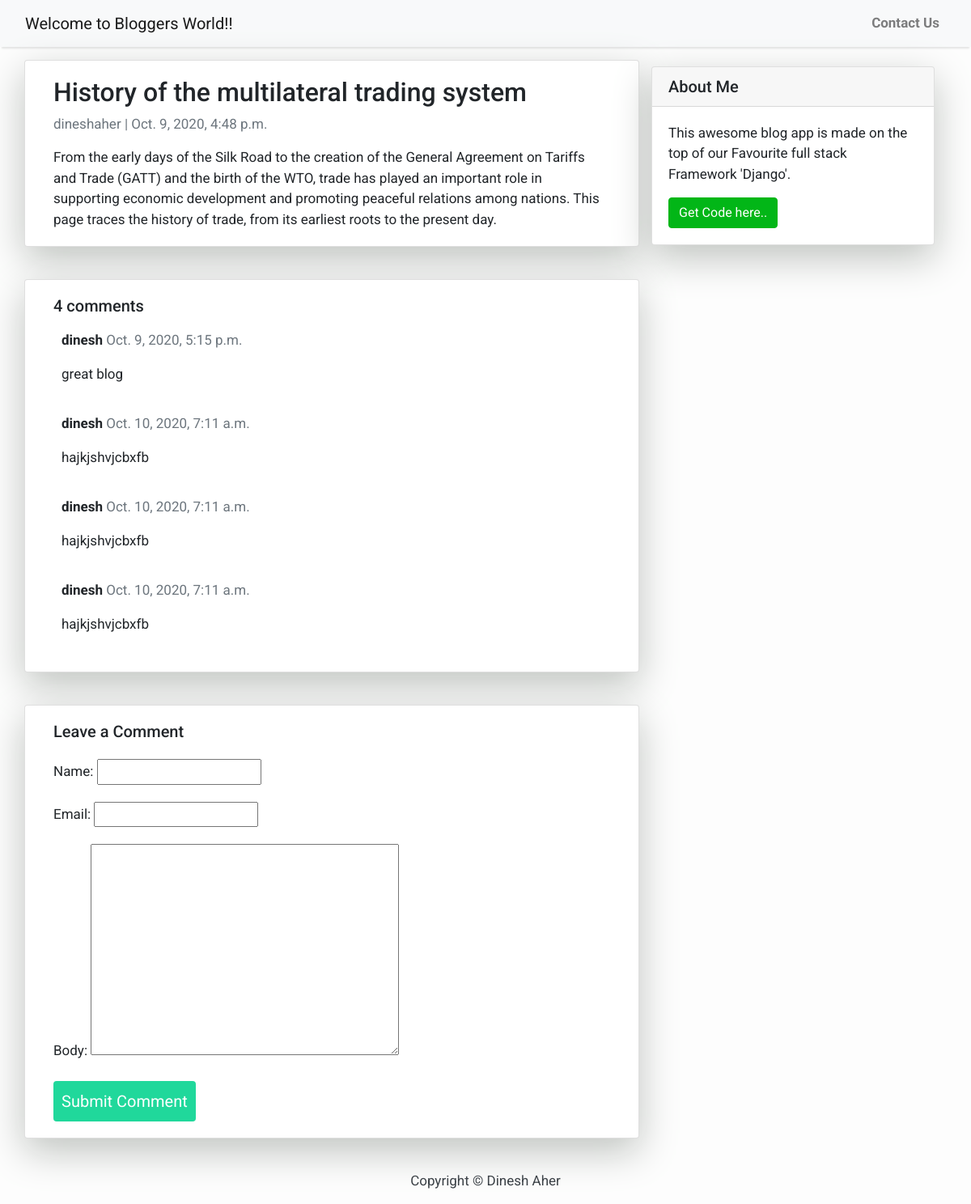
The page /History-multilateral-trading/ on the database its author committed.
### blog/models.py (models this page shows, shortened)
class Post(models.Model):
    title = models.CharField(max_length=200, unique=True)
    slug = models.SlugField(max_length=200, unique=True)
    author = models.ForeignKey(User, on_delete= models.CASCADE,related_name='blog_posts')
    updated_on = models.DateTimeField(auto_now= True)
    content = models.TextField()
    created_on = models.DateTimeField(auto_now_add=True)
    status = models.IntegerField(choices=STATUS, default=0)
    class Meta:
        ordering = ['-created_on']

class Comment(models.Model):
    post = models.ForeignKey(Post,on_delete=models.CASCADE,related_name='comments')
    name = models.CharField(max_length=80)
    email = models.EmailField()
    body = models.TextField()
    created_on = models.DateTimeField(auto_now_add=True)
    active = models.BooleanField(default=False)
    class Meta:
        ordering = ['created_on']

### blog/views.py (the view)
# urls.py: path('<slug:slug>/', views.post_detail, name='post_detail'),
def post_detail(request, slug):
    template_name = 'post_detail.html'
    post = get_object_or_404(Post, slug=slug)
    comments = post.comments.filter(active=True)
    new_comment = None
    if request.method == 'POST':
        comment_form = CommentForm(data=request.POST)
        if comment_form.is_valid():
            new_comment = comment_form.save(commit=False)
            new_comment.post = post
            new_comment.save()
    else:
        comment_form = CommentForm()
    return render(request, template_name, {'post': post,
                                           'comments': comments,
                                           'new_comment': new_comment,
                                           'comment_form': comment_form})

### blog/forms.py
class CommentForm(forms.ModelForm):
    class Meta:
        model = Comment
        fields = ('name', 'email', 'body')

### Templates/post_detail.html (shortened to what this page needs)
{% extends 'base.html' %} {% block content %}
<div class="container">
  <div class="row">
    <div class="col-md-8 card mb-4  mt-3 left  top">
      <div class="card-body">
        <h2>{% block title %} {{ post.title }} {% endblock title %}</h2>
        <p class=" text-muted">{{ post.author }} | {{ post.created_on }}</p>
        <p class="card-text ">{{ post.content | safe }}</p>
      </div>
    </div>
    {% block sidebar %} {% include 'sidebar.html' %} {% endblock sidebar %}
    <div class="col-md-8 card mb-4  mt-3 ">
      <div class="card-body">
        <h5>{{ comments.count }} comments</h5>
        {% for comment in comments %}
        <div class="comments" style="padding: 10px;">
          <p class="font-weight-bold">
            {{ comment.name }}
            <span class=" text-muted font-weight-normal">
              {{ comment.created_on }}
            </span>
          </p>
          {{ comment.body | linebreaks }}
        </div>
        {% endfor %}
      </div>
    </div>
    <div class="col-md-8 card mb-4  mt-3 ">
      <div class="card-body">
        {% if new_comment %}
        <div class="alert alert-success" role="alert">
          Your comment is awaiting moderation
        </div>
        {% else %}
        <h5>Leave a Comment</h5>
        <form method="post" style="margin-top: 1.3em;">
          {{ comment_form.as_p }}
          <button id="submit">Submit Comment</button>
        </form>
        {% endif %}
      </div>
    </div>
  </div>
</div>
{% endblock content %}

### Templates/base.html (style rules this page uses)
body { font-family: "Roboto", sans-serif; font-size: 17px; background-color: #fdfdfd; }

### Templates/sidebar.html (style rules this page uses)
.card { box-shadow: 0 16px 48px #bfc3bf; }

### Templates/post_detail.html (style rules this page uses)
#submit { background-color: #20D89B; padding: .5em; -moz-border-radius: 5px; -webkit-border-radius: 5px; border-radius: 4px; color: #fff; font-family: 'Roboto'; font-size: 20px; text-decoration: none; border: none; }

### rows shown on the page
Post: title "History of the multilateral trading system", author "dineshaher", created_on "Oct. 9, 2020, 4:48 p.m.", content "From the early days of the Silk Road to the creation of the General Agreement on Tariffs and Trade (GATT) and the birth of the WTO, trade has played an important role in supporting economic development and promoting peaceful relations among nations. This page traces the history of trade, from its earliest roots to the present day."
Comment: name "dinesh", created_on "Oct. 9, 2020, 5:15 p.m.", body "great blog"
Comment: name "dinesh", created_on "Oct. 10, 2020, 7:11 a.m.", body "hajkjshvjcbxfb"
Comment: name "dinesh", created_on "Oct. 10, 2020, 7:11 a.m.", body "hajkjshvjcbxfb"
Comment: name "dinesh", created_on "Oct. 10, 2020, 7:11 a.m.", body "hajkjshvjcbxfb"

### other values the page prints
{{ comments.count }} "4"
